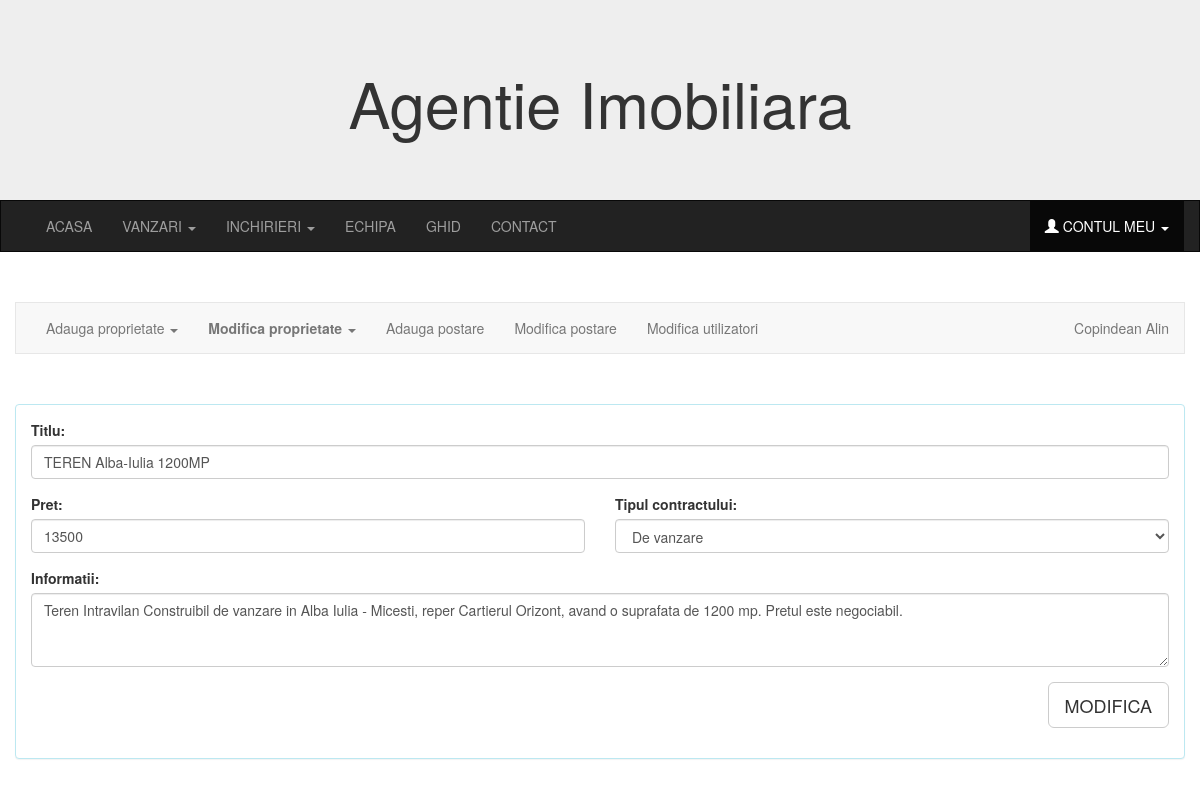
Page /mod_teren.php?id_teren=25 (signed in) on the committed database.
### tables this page shows
CREATE TABLE `useri` (
  `id_user` int(11) unsigned NOT NULL AUTO_INCREMENT,
  `nume` varchar(50) NOT NULL DEFAULT '',
  `prenume` varchar(50) NOT NULL DEFAULT '',
  `telefon` varchar(15) NOT NULL DEFAULT '',
  `email` varchar(60) NOT NULL DEFAULT '',
  `password` varchar(500) NOT NULL DEFAULT '',
  `admin` binary(2) DEFAULT '0\0',
  `avatar` varchar(255) DEFAULT NULL,
  PRIMARY KEY (`id_user`)
);

CREATE TABLE `terenuri` (
  `id_teren` int(11) NOT NULL AUTO_INCREMENT,
  `titlu` varchar(255) DEFAULT NULL,
  `pret` bigint(20) unsigned NOT NULL DEFAULT '0',
  `localitate` varchar(60) NOT NULL DEFAULT '',
  `id_agent` int(11) unsigned NOT NULL DEFAULT '0',
  `suprafata` varchar(10) DEFAULT NULL,
  `tip_teren` varchar(25) NOT NULL DEFAULT '',
  `info` varchar(500) DEFAULT NULL,
  `tip_contract` varchar(255) NOT NULL DEFAULT '',
  PRIMARY KEY (`id_teren`),
  KEY `id_agent` (`id_agent`),
  CONSTRAINT `terenuri_ibfk_1` FOREIGN KEY (`id_agent`) REFERENCES `useri` (`id_user`) ON DELETE CASCADE ON UPDATE CASCADE
);

### mod_teren.php (the view, shortened to what this page needs)
<!DOCTYPE html>
<html>
<head>
  <link rel="stylesheet" href="https://maxcdn.bootstrapcdn.com/bootstrap/3.3.7/css/bootstrap.min.css">
  <link rel="stylesheet" href="style.css">
</head>
<body>
<div class="jumbotron">
  <div class="container text-center">
    <h1>Agentie Imobiliara</h1>
  </div>
</div>
<nav class="navbar navbar-inverse">
  <div class="container-fluid">
    <div class="collapse navbar-collapse" id="myNavbar">
      <ul class="nav navbar-nav">
        <li ><a href="index.php">ACASA</a></li>
        <li class="dropdown">
        <a class="dropdown-toggle" data-toggle="dropdown" href="#">VANZARI
        <span class="caret"></span></a>
      </li>
      <li class="dropdown">
        <a class="dropdown-toggle" data-toggle="dropdown" href="#">INCHIRIERI
        <span class="caret"></span></a>
      </li>
        <li><a href="echipa.php">ECHIPA</a></li>
        <li><a href="ghid.php">GHID</a></li>
        <li><a href="contact.php">CONTACT</a></li>
      </ul>
      <ul class="nav navbar-nav navbar-right">
        <li class="active" class="dropdown" >
        <a class="dropdown-toggle" data-toggle="dropdown" href="#"><span class="glyphicon glyphicon-user"></span> CONTUL MEU
        <span class="caret"></span></a>
      </ul>
    </div>
  </div>
</nav>
<div class="container">
                        <?php
                        require("mysql.php");
                        $admin=0;
                        if(isset($_SESSION['id_user']))
                            {
                              $query = "SELECT nume,prenume,admin FROM useri where id_user=".$_SESSION['id_user'];
                              $rezultat1 = mysqli_query($conexiune, $query) or die ('Eroare');
                               while($row = mysqli_fetch_array($rezultat1))
                              {
                                $admin=$row["admin"];
                                $numeadmin=$row["nume"];
                                $prenumeadmin=$row["prenume"];
                                }
                              if($admin!=0)
                              {
                        ?>
<div class="row">
  <nav class="navbar navbar-default">
  <div class="container-fluid">
    <ul class="nav navbar-nav">
      <li class="dropdown">
        <a class="dropdown-toggle" data-toggle="dropdown" href="#">Adauga proprietate
        <span class="caret"></span></a>
      </li>
      <li class="active-admin" class="dropdown">
        <a class="dropdown-toggle" data-toggle="dropdown" href="#">Modifica proprietate
        <span class="caret"></span></a>
      </li>
      <li><a href="adauga_postare.php">Adauga postare</a></li>
      <li ><a href="modifica_postare.php">Modifica postare</a></li>
      <li ><a href="modifica_useri.php">Modifica utilizatori</a></li>
    </ul>
    <ul class="nav navbar-nav navbar-right">
        <li><a href="admin.php"><?php echo $numeadmin." ".$prenumeadmin;?></a></li>
      </ul>
  </div>
</nav>
</div>
</div>
<div class="container">
  <div class="row">
      <?php
                    if (isset($_GET['id_teren'])) {
                        $id_teren = $_GET['id_teren'];
                        require("mysql.php");
                        if (isset($_POST['submit'])) {
                            $query = "UPDATE terenuri
                                SET titlu='".$_POST['titlu']."',
                                 pret='". $_POST['pret'] ."',
                                 tip_contract='". $_POST['tip_contract'] ."',
                                 info='". $_POST['info'] ."'
                                 WHERE id_teren=".$id_teren;
                            $result=mysqli_query($conexiune, $query);
                            if (!$result) {
                              echo mysqli_error($conexiune);
                            } else {
                              echo "<h2>Modificare efectuată cu success!</h2>";
                                echo "<p>Înapoi la <a href='modifica_terenuri.php'>Lista de terenuri</a>";
                            }
                        } else {
                            $query = "SELECT *
                                FROM terenuri
                                WHERE terenuri.id_teren=".$id_teren;
                            $rezultat = mysqli_query($conexiune, $query) or die ('Eroare');
                            $row=mysqli_fetch_assoc($rezultat);
                            ?>
                            <div class="panel panel-info">
                            <div class="panel-body">
                            <form id="editTeren" action="mod_teren.php?id_teren=<?=$id_teren?>" method="post">
                                <div class="row">
                                    <div class="col-sm-12 form-group">
                                        <label >
                                          Titlu:</label>
                                            <input type="text" class="form-control" id="titlu" name="titlu" required="" value="<?=$row["titlu"]?>">
                                  </div></div>
                                  <div class="row">
                                    <div class="col-sm-6 form-group">
                                        <label >
                                          Pret:</label>
                                            <input type="number" class="form-control" id="pret" name="pret" required="" value="<?=$row["pret"]?>">
                                  </div>
                                      <div class="col-sm-6 form-group">
                                    <label for="tip_teren">Tipul contractului:</label>
                                         <select class="form-control" id="tip_contract" name="tip_contract" value="<?=$row["tip_contract"]?>">
                                                  <option><?=$row["tip_contract"]?></option>
                                          </select>
                                </div>
                                </div>
                                <div class="row">
                                   <div class="col-sm-12 form-group">
                                    <label for="comment">Informatii:</label>
                                  <textarea class="form-control" rows="3" id="info" name="info" required="" value="<?=$row["info"]?>"><?php echo $row["info"]; ?></textarea>
                                </div>
                            </div>
                              <div class="row">
                         <div class="col-sm-12 form-group">
                    <button type="submit" class="btn btn-lg btn-default pull-right" id="submit" value="Submit" name="submit">MODIFICA</button>
                </div>
            </div>
                            </form>
                          </div>
                        </div>
                            <?php
                        }
                    } else {
                        echo "<p>Lipsă paramentru (nu știu ce client să modific)</p>";
                        echo "<p>Mergeți înapoi la <a href='modifica_terenuri.php'>Lista de terenuri</a> și selectați unul</p>";
                    }
                ?>
  </div>
   <?php
}
else
                          {echo "<h2>Nu ai acces la aceasta pagina!</h2>";
                          echo "<p>Înapoi la <a href='index.php'>prima pagina</a>"; }
}
                        else
                          {echo "<h2>Nu ai acces la aceasta pagina!</h2>";
                          echo "<p>Înapoi la <a href='index.php'>prima pagina</a>"; }
?>
  </div>
</body>
</html>

### style.css (style rules this page uses)
.navbar { margin-bottom: 50px; border-radius: 0; }
.jumbotron { margin-bottom: 0; }
.active-admin { font-weight: bold; }

### rows in the picture
useri: nume "Copindean", prenume "Alin"
terenuri: titlu "TEREN Alba-Iulia 1200MP", pret "13500", tip_contract "De vanzare", info "Teren Intravilan Construibil de vanzare in Alba Iulia - Micesti, reper Cartierul Orizont, avand o suprafata de 1200 mp. Pretul este negociabil."
